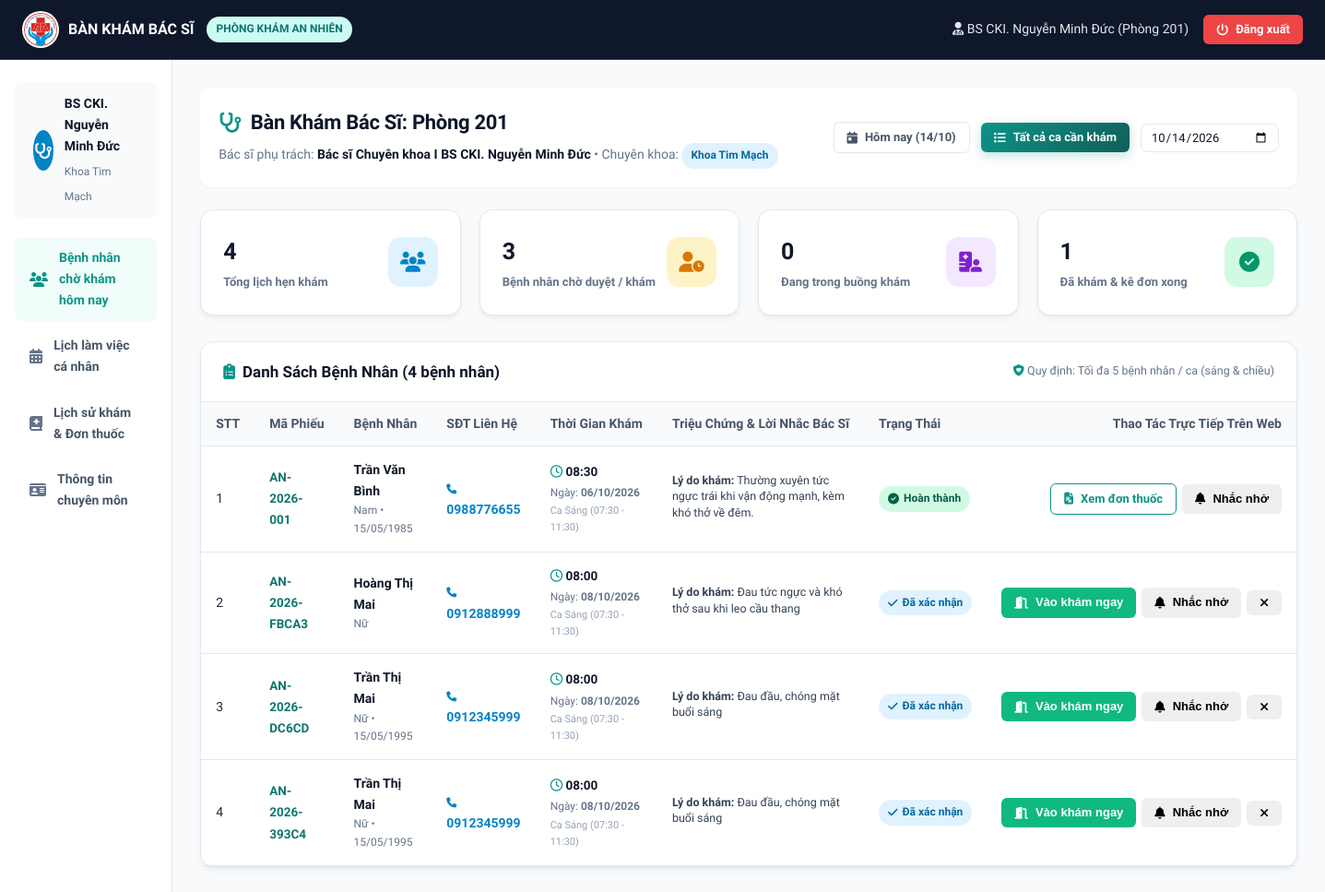
Page /bac-si/index.php?view=all (signed in) on the earlier database version.
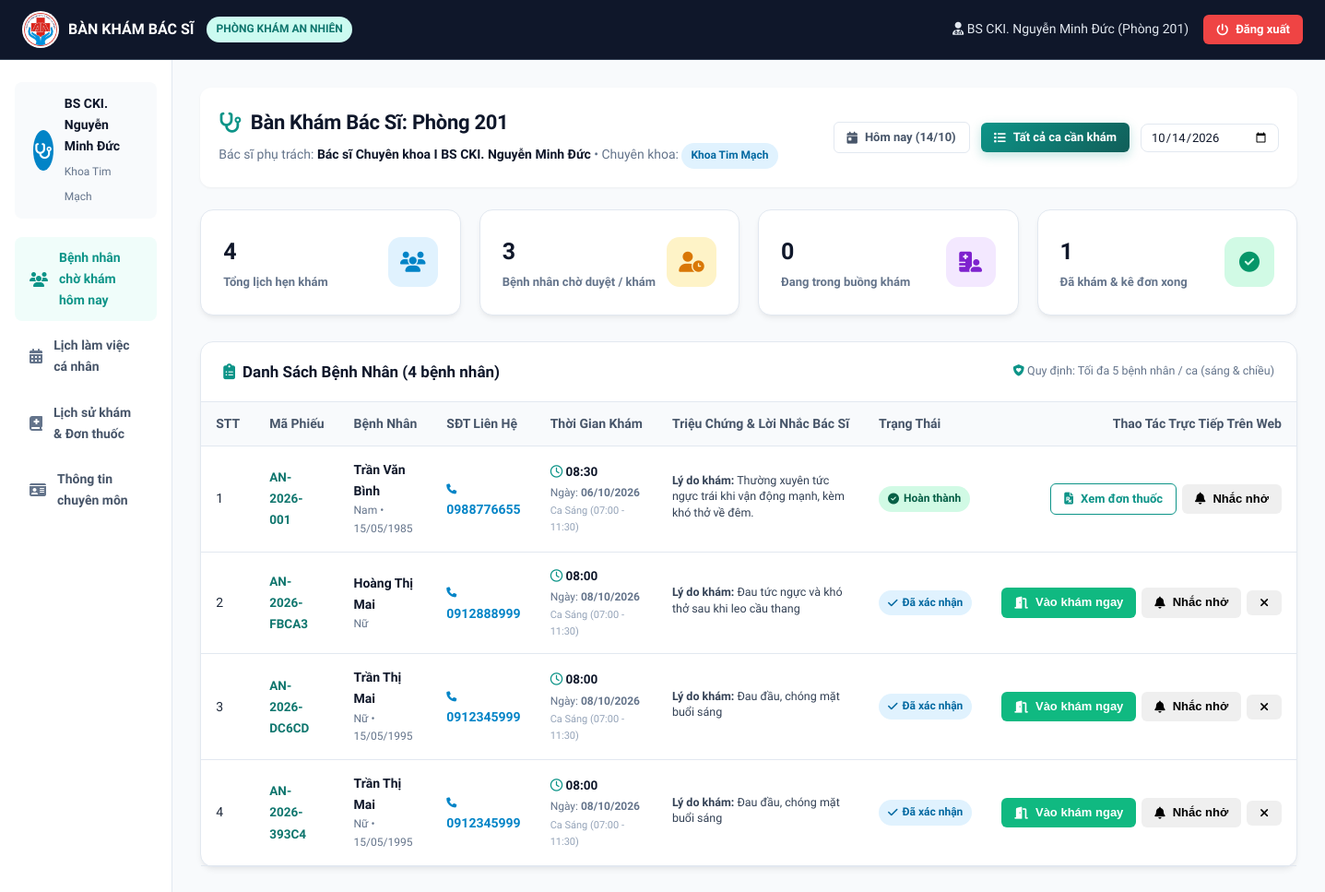
Same page on the later database version.
### tables this page shows
CREATE TABLE `appointments` (
  `id` bigint NOT NULL AUTO_INCREMENT,
  `appointment_code` varchar(30) NOT NULL,
  `patient_id` bigint DEFAULT NULL,
  `patient_name` varchar(100) NOT NULL,
  `patient_phone` varchar(15) NOT NULL,
  `patient_email` varchar(100) NOT NULL,
  `patient_dob` date DEFAULT NULL,
  `patient_gender` varchar(10) DEFAULT 'Nam',
  `patient_address` varchar(255) DEFAULT NULL,
  `doctor_id` bigint NOT NULL,
  `schedule_id` bigint NOT NULL,
  `appointment_date` date NOT NULL,
  `appointment_time` time NOT NULL,
  `symptom_description` text NOT NULL,
  `status` varchar(20) DEFAULT 'PENDING',
  `payment_status` varchar(20) DEFAULT 'UNPAID',
  `payment_method` varchar(50) DEFAULT 'AT_CLINIC',
  `amount` decimal(10,2) DEFAULT '200000.00',
  `created_at` timestamp NULL DEFAULT CURRENT_TIMESTAMP,
  `doctor_reminder` text COMMENT 'Lời nhắc nhở trước/trong khám của bác sĩ',
  PRIMARY KEY (`id`),
  UNIQUE KEY `appointment_code` (`appointment_code`),
  KEY `fk_appointment_patient` (`patient_id`),
  KEY `fk_appointment_doctor` (`doctor_id`),
  KEY `fk_appointment_schedule` (`schedule_id`),
  CONSTRAINT `fk_appointment_doctor` FOREIGN KEY (`doctor_id`) REFERENCES `doctors` (`id`) ON DELETE CASCADE,
  CONSTRAINT `fk_appointment_patient` FOREIGN KEY (`patient_id`) REFERENCES `users` (`id`) ON DELETE SET NULL,
  CONSTRAINT `fk_appointment_schedule` FOREIGN KEY (`schedule_id`) REFERENCES `doctor_schedules` (`id`) ON DELETE CASCADE
);

CREATE TABLE `doctor_schedules` (
  `id` bigint NOT NULL AUTO_INCREMENT,
  `doctor_id` bigint NOT NULL,
  `work_date` date NOT NULL,
  `start_time` time NOT NULL,
  `end_time` time NOT NULL,
  `session_name` varchar(50) NOT NULL DEFAULT 'Ca Sáng',
  `max_patients` int DEFAULT '15',
  `current_booked` int DEFAULT '0',
  `status` varchar(20) DEFAULT 'AVAILABLE',
  PRIMARY KEY (`id`),
  KEY `fk_schedule_doctor` (`doctor_id`),
  CONSTRAINT `fk_schedule_doctor` FOREIGN KEY (`doctor_id`) REFERENCES `doctors` (`id`) ON DELETE CASCADE
);

### bac-si/index.php (the view, shortened to what the changed rows need)
<?php
require_once __DIR__ . '/../includes/doctor_header.php';
$doctorId = $currentDoctor['id'];
$today = date('Y-m-d');
$filterDate = sanitizeInput($_GET['date'] ?? $today);
$viewAll = isset($_GET['view']) && $_GET['view'] === 'all';
$sqlApps = "SELECT a.*, ds.session_name
            FROM appointments a
            LEFT JOIN doctor_schedules ds ON a.schedule_id = ds.id
            WHERE a.doctor_id = ? " . ($viewAll ? "AND a.status != 'CANCELLED'" : "AND a.appointment_date = ?") . "
            ORDER BY a.appointment_date ASC, a.appointment_time ASC";
$stmtApps = $pdo->prepare($sqlApps);
if ($viewAll) {
    $stmtApps->execute([$doctorId]);
} else {
    $stmtApps->execute([$doctorId, $filterDate]);
}
$appointments = $stmtApps->fetchAll();
?>
<div class="page-header" style="background:#FFF;padding:20px;border-radius:12px;box-shadow:0 1px 3px rgba(0,0,0,0.05);margin-bottom:24px;">
    <div>
        <h2 style="font-size:22px;color:#0F172A;display:flex;align-items:center;gap:10px;">
            <i class="fa-solid fa-stethoscope" style="color:var(--primary);"></i>
            Bàn Khám Bác Sĩ: <?= htmlspecialchars($currentDoctor['clinic_room']) ?>
        </h2>
    </div>
</div>
<div class="card">
    <div class="card-body" style="padding:0;">
        <div class="table-responsive">
            <table class="table">
                <thead>
                    <tr style="background:#F8FAFC;">
                        <th style="width:40px;">STT</th>
                        <th>Mã Phiếu</th>
                        <th>Bệnh Nhân</th>
                        <th>SĐT Liên Hệ</th>
                        <th>Thời Gian Khám</th>
                        <th>Triệu Chứng & Lời Nhắc Bác Sĩ</th>
                        <th>Trạng Thái</th>
                        <th style="text-align:right;min-width:200px;">Thao Tác Trực Tiếp Trên Web</th>
                    </tr>
                </thead>
                <tbody>
                    <?php $idx = 1; foreach ($appointments as $app): ?>
                        <tr style="<?= $app['status'] === 'IN_PROGRESS' ? 'background:#F0FDF4;' : ($app['status'] === 'PENDING' ? 'background:#FFFBEB;' : '') ?>">
                            <td><?= $idx++ ?></td>
                            <td>
                                <strong style="color:var(--primary-dark);font-size:13.5px;"><?= htmlspecialchars($app['appointment_code']) ?></strong>
                            </td>
                            <td>
                                <strong style="font-size:14px;color:#0F172A;"><?= htmlspecialchars($app['patient_name']) ?></strong>
                                <span style="display:block;font-size:12px;color:#64748B;">
                                    <?= htmlspecialchars($app['patient_gender']) ?> <?= $app['patient_dob'] ? '• ' . formatDate($app['patient_dob']) : '' ?>
                                </span>
                            </td>
                            <td>
                                <a href="tel:<?= htmlspecialchars($app['patient_phone']) ?>" style="font-weight:600;color:#0284C7;">
                                    <i class="fa-solid fa-phone" style="font-size:11px;"></i> <?= htmlspecialchars($app['patient_phone']) ?>
                                </a>
                            </td>
                            <td>
                                <strong style="color:#0F172A;display:block;font-size:13.5px;">
                                    <i class="fa-regular fa-clock" style="color:#0D9488;"></i> <?= formatTime($app['appointment_time']) ?>
                                </strong>
                                <span style="font-size:12px;color:#64748B;">
                                    Ngày: <strong><?= formatDate($app['appointment_date']) ?></strong>
                                </span>
                                <span style="display:block;font-size:11px;color:#94A3B8;">
                                    <?= htmlspecialchars($app['session_name'] ?? '') ?>
                                </span>
                            </td>
                            <td style="max-width:280px;">
                                <div style="font-size:12.5px;color:#334155;line-height:1.4;margin-bottom:6px;">
                                    <strong>Lý do khám:</strong> <?= htmlspecialchars($app['symptom_description']) ?>
                                </div>
                            </td>
                            <td>
                                <?= getStatusBadge($app['status']) ?>
                            </td>
                            <td style="text-align:right;white-space:nowrap;">
                                <div style="display:inline-flex;gap:6px;align-items:center;">
                                    <?php if (in_array($app['status'], ['CONFIRMED', 'CHECKED_IN'])): ?>
                                        <form method="POST" style="margin:0;">
                                            <button type="submit" class="btn btn-sm btn-success" title="Mời bệnh nhân vào buồng khám">
                                                <i class="fa-solid fa-door-open"></i> Vào khám ngay
                                            </button>
                                        </form>
                                    <?php elseif ($app['status'] === 'IN_PROGRESS'): ?>
                                        <a href="kham-benh.php?id=<?= $app['id'] ?>" class="btn btn-sm btn-primary" style="animation:pulse 2s infinite;">
                                            <i class="fa-solid fa-stethoscope"></i> Tiếp tục kê thuốc
                                        </a>
                                    <?php elseif ($app['status'] === 'COMPLETED'): ?>
                                        <a href="kham-benh.php?id=<?= $app['id'] ?>" class="btn btn-sm btn-outline-primary" title="Xem lại đơn thuốc đã kê">
                                            <i class="fa-solid fa-file-prescription"></i> Xem đơn thuốc
                                        </a>
                                    <?php endif; ?>
                                    <?php if ($app['status'] !== 'CANCELLED'): ?>
                                        <button type="button" class="btn btn-sm btn-warning btn-open-reminder"
                                                data-id="<?= $app['id'] ?>"
                                                data-code="<?= htmlspecialchars($app['appointment_code']) ?>"
                                                data-name="<?= htmlspecialchars($app['patient_name']) ?>"
                                                data-reminder="<?= htmlspecialchars($app['doctor_reminder'] ?? '') ?>"
                                                title="Gửi lời nhắc nhở cho bệnh nhân trên web">
                                            <i class="fa-solid fa-bell"></i> Nhắc nhở
                                        </button>
                                    <?php endif; ?>
                                    <?php if (in_array($app['status'], ['PENDING', 'CONFIRMED'])): ?>
                                        <button type="button" class="btn btn-sm btn-outline-danger btn-open-cancel"
                                                data-id="<?= $app['id'] ?>"
                                                data-name="<?= htmlspecialchars($app['patient_name']) ?>"
                                                title="Hủy ca hẹn">
                                            <i class="fa-solid fa-xmark"></i>
                                        </button>
                                    <?php endif; ?>
                                </div>
                            </td>
                        </tr>
                    <?php endforeach; ?>
                </tbody>
            </table>
        </div>
    </div>
</div>
<?php require_once __DIR__ . '/../includes/doctor_footer.php'; ?>

### includes/functions.php (shortened to what the changed rows need)
<?php
function formatDate($dateStr) {
    $d = new DateTime($dateStr);
    return $d->format('d/m/Y');
}
function formatTime($timeStr) {
    return substr($timeStr, 0, 5);
}
function getStatusBadge($status) {
    switch ($status) {
        case 'CONFIRMED':
            return '<span class="badge badge-info"><i class="fa-solid fa-check"></i> Đã xác nhận</span>';
        case 'COMPLETED':
            return '<span class="badge badge-success"><i class="fa-solid fa-circle-check"></i> Hoàn thành</span>';
    }
}

Differences in the rows shown:
changed appointments "Trần Văn Bình": schedule.session_name "Ca Sáng (07:30 - 11:30)" → "Ca Sáng (07:00 - 11:30)"
changed appointments "Hoàng Thị Mai": schedule.session_name "Ca Sáng (07:30 - 11:30)" → "Ca Sáng (07:00 - 11:30)"
changed appointments "AN-2026-DC6CD": schedule.session_name "Ca Sáng (07:30 - 11:30)" → "Ca Sáng (07:00 - 11:30)"
changed appointments "AN-2026-393C4": schedule.session_name "Ca Sáng (07:30 - 11:30)" → "Ca Sáng (07:00 - 11:30)"
